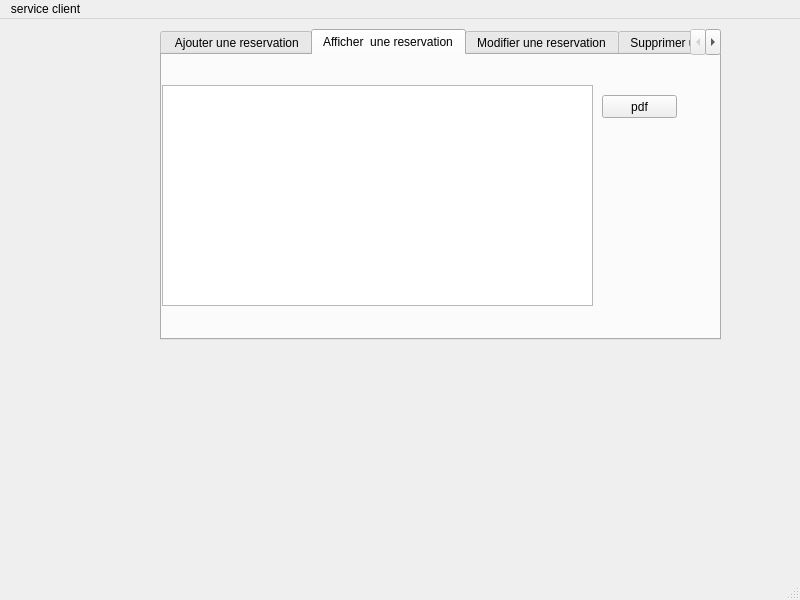
<?xml version="1.0" encoding="UTF-8"?>
<ui version="4.0">
 <class>MainWindow</class>
 <widget class="QMainWindow" name="MainWindow">
  <property name="geometry">
   <rect>
    <x>0</x>
    <y>0</y>
    <width>800</width>
    <height>600</height>
   </rect>
  </property>
  <property name="windowTitle">
   <string>MainWindow</string>
  </property>
  <widget class="QWidget" name="centralwidget">
   <widget class="QStackedWidget" name="stackedWidget">
    <property name="geometry">
     <rect>
      <x>110</x>
      <y>0</y>
      <width>681</width>
      <height>391</height>
     </rect>
    </property>
    <property name="currentIndex">
     <number>1</number>
    </property>
    <widget class="QWidget" name="page">
     <widget class="QPushButton" name="pushButton">
      <property name="geometry">
       <rect>
        <x>210</x>
        <y>50</y>
        <width>171</width>
        <height>81</height>
       </rect>
      </property>
      <property name="text">
       <string>Gestion des Reservations</string>
      </property>
     </widget>
     <widget class="QPushButton" name="pushButton_2">
      <property name="geometry">
       <rect>
        <x>210</x>
        <y>180</y>
        <width>171</width>
        <height>81</height>
       </rect>
      </property>
      <property name="text">
       <string>Gestion des Commandes</string>
      </property>
     </widget>
    </widget>
    <widget class="QWidget" name="page_3">
     <widget class="QTabWidget" name="tabWidget">
      <property name="geometry">
       <rect>
        <x>50</x>
        <y>10</y>
        <width>561</width>
        <height>311</height>
       </rect>
      </property>
      <property name="currentIndex">
       <number>1</number>
      </property>
      <widget class="QWidget" name="tab">
       <attribute name="title">
        <string> Ajouter une reservation</string>
       </attribute>
       <widget class="QGroupBox" name="groupBox">
        <property name="geometry">
         <rect>
          <x>10</x>
          <y>20</y>
          <width>611</width>
          <height>241</height>
         </rect>
        </property>
        <property name="title">
         <string>Ajout</string>
        </property>
        <widget class="QLabel" name="label_8">
         <property name="geometry">
          <rect>
           <x>60</x>
           <y>40</y>
           <width>101</width>
           <height>16</height>
          </rect>
         </property>
         <property name="text">
          <string>entrez l'identifiant </string>
         </property>
        </widget>
        <widget class="QLabel" name="label_9">
         <property name="geometry">
          <rect>
           <x>30</x>
           <y>80</y>
           <width>171</width>
           <height>16</height>
          </rect>
         </property>
         <property name="text">
          <string>entrez le nombre de personnes</string>
         </property>
        </widget>
        <widget class="QLabel" name="label_10">
         <property name="geometry">
          <rect>
           <x>40</x>
           <y>120</y>
           <width>141</width>
           <height>16</height>
          </rect>
         </property>
         <property name="text">
          <string>entrez le numero du client</string>
         </property>
        </widget>
        <widget class="QLabel" name="label_11">
         <property name="geometry">
          <rect>
           <x>30</x>
           <y>160</y>
           <width>161</width>
           <height>16</height>
          </rect>
         </property>
         <property name="text">
          <string>entrez la date de reservation</string>
         </property>
        </widget>
        <widget class="QLineEdit" name="id_r">
         <property name="geometry">
          <rect>
           <x>220</x>
           <y>40</y>
           <width>113</width>
           <height>20</height>
          </rect>
         </property>
        </widget>
        <widget class="QLineEdit" name="nbr_pr">
         <property name="geometry">
          <rect>
           <x>220</x>
           <y>80</y>
           <width>113</width>
           <height>20</height>
          </rect>
         </property>
        </widget>
        <widget class="QLineEdit" name="num_tel">
         <property name="geometry">
          <rect>
           <x>220</x>
           <y>120</y>
           <width>113</width>
           <height>20</height>
          </rect>
         </property>
        </widget>
        <widget class="QDateTimeEdit" name="dat">
         <property name="geometry">
          <rect>
           <x>200</x>
           <y>160</y>
           <width>194</width>
           <height>22</height>
          </rect>
         </property>
        </widget>
        <widget class="QPushButton" name="ajouter1">
         <property name="geometry">
          <rect>
           <x>420</x>
           <y>50</y>
           <width>75</width>
           <height>51</height>
          </rect>
         </property>
         <property name="text">
          <string>Ajouter</string>
         </property>
        </widget>
        <widget class="QPushButton" name="retour1">
         <property name="geometry">
          <rect>
           <x>420</x>
           <y>110</y>
           <width>75</width>
           <height>51</height>
          </rect>
         </property>
         <property name="text">
          <string>retour</string>
         </property>
        </widget>
       </widget>
      </widget>
      <widget class="QWidget" name="tab_2">
       <attribute name="title">
        <string>Afficher  une reservation</string>
       </attribute>
       <widget class="QTableView" name="tab_r">
        <property name="geometry">
         <rect>
          <x>0</x>
          <y>30</y>
          <width>431</width>
          <height>221</height>
         </rect>
        </property>
       </widget>
       <widget class="QPushButton" name="pb_pdf">
        <property name="geometry">
         <rect>
          <x>440</x>
          <y>40</y>
          <width>75</width>
          <height>23</height>
         </rect>
        </property>
        <property name="text">
         <string>pdf</string>
        </property>
       </widget>
      </widget>
      <widget class="QWidget" name="tab_3">
       <attribute name="title">
        <string>Modifier une reservation</string>
       </attribute>
       <widget class="QGroupBox" name="groupBox_4">
        <property name="geometry">
         <rect>
          <x>0</x>
          <y>0</y>
          <width>621</width>
          <height>251</height>
         </rect>
        </property>
        <property name="title">
         <string>Modifier</string>
        </property>
        <widget class="QLabel" name="label_12">
         <property name="geometry">
          <rect>
           <x>60</x>
           <y>60</y>
           <width>141</width>
           <height>21</height>
          </rect>
         </property>
         <property name="text">
          <string>entrez l'identifiant </string>
         </property>
        </widget>
        <widget class="QLabel" name="label_13">
         <property name="geometry">
          <rect>
           <x>30</x>
           <y>110</y>
           <width>151</width>
           <height>16</height>
          </rect>
         </property>
         <property name="text">
          <string>entrez le nombre de personnes</string>
         </property>
        </widget>
        <widget class="QLabel" name="label_19">
         <property name="geometry">
          <rect>
           <x>20</x>
           <y>150</y>
           <width>181</width>
           <height>16</height>
          </rect>
         </property>
         <property name="text">
          <string>entrez le num de telephone du client</string>
         </property>
        </widget>
        <widget class="QLineEdit" name="id_r2">
         <property name="geometry">
          <rect>
           <x>230</x>
           <y>60</y>
           <width>113</width>
           <height>20</height>
          </rect>
         </property>
        </widget>
        <widget class="QLineEdit" name="nbr_pr2">
         <property name="geometry">
          <rect>
           <x>230</x>
           <y>100</y>
           <width>113</width>
           <height>20</height>
          </rect>
         </property>
        </widget>
        <widget class="QLineEdit" name="num_tel2">
         <property name="geometry">
          <rect>
           <x>230</x>
           <y>140</y>
           <width>113</width>
           <height>20</height>
          </rect>
         </property>
        </widget>
        <widget class="QDateTimeEdit" name="dat2">
         <property name="geometry">
          <rect>
           <x>190</x>
           <y>190</y>
           <width>194</width>
           <height>22</height>
          </rect>
         </property>
        </widget>
        <widget class="QLabel" name="label_21">
         <property name="geometry">
          <rect>
           <x>50</x>
           <y>190</y>
           <width>111</width>
           <height>16</height>
          </rect>
         </property>
         <property name="text">
          <string>date de reservation</string>
         </property>
        </widget>
        <widget class="QPushButton" name="modifier1">
         <property name="geometry">
          <rect>
           <x>420</x>
           <y>70</y>
           <width>75</width>
           <height>51</height>
          </rect>
         </property>
         <property name="text">
          <string>Modifier</string>
         </property>
        </widget>
        <widget class="QPushButton" name="retour2">
         <property name="geometry">
          <rect>
           <x>420</x>
           <y>130</y>
           <width>75</width>
           <height>51</height>
          </rect>
         </property>
         <property name="text">
          <string>retour</string>
         </property>
        </widget>
       </widget>
      </widget>
      <widget class="QWidget" name="tab_4">
       <attribute name="title">
        <string>Supprimer une reservation</string>
       </attribute>
       <widget class="QPushButton" name="supprimer1">
        <property name="geometry">
         <rect>
          <x>250</x>
          <y>170</y>
          <width>75</width>
          <height>51</height>
         </rect>
        </property>
        <property name="text">
         <string>supprimer</string>
        </property>
       </widget>
       <widget class="QLabel" name="label_22">
        <property name="geometry">
         <rect>
          <x>130</x>
          <y>60</y>
          <width>321</width>
          <height>20</height>
         </rect>
        </property>
        <property name="text">
         <string>entrez l'identifiant de reservation que vous voulez la supprimer </string>
        </property>
       </widget>
       <widget class="QLineEdit" name="id_r3">
        <property name="geometry">
         <rect>
          <x>230</x>
          <y>100</y>
          <width>113</width>
          <height>20</height>
         </rect>
        </property>
       </widget>
      </widget>
     </widget>
    </widget>
    <widget class="QWidget" name="page_4">
     <widget class="QTabWidget" name="recher_code_2">
      <property name="geometry">
       <rect>
        <x>-10</x>
        <y>30</y>
        <width>621</width>
        <height>361</height>
       </rect>
      </property>
      <property name="currentIndex">
       <number>1</number>
      </property>
      <widget class="QWidget" name="tab_5">
       <attribute name="title">
        <string>Ajouter une commande</string>
       </attribute>
       <widget class="QGroupBox" name="groupBox_2">
        <property name="geometry">
         <rect>
          <x>30</x>
          <y>20</y>
          <width>561</width>
          <height>301</height>
         </rect>
        </property>
        <property name="title">
         <string>Ajout</string>
        </property>
        <widget class="QLabel" name="label">
         <property name="geometry">
          <rect>
           <x>40</x>
           <y>30</y>
           <width>47</width>
           <height>13</height>
          </rect>
         </property>
         <property name="text">
          <string>code</string>
         </property>
        </widget>
        <widget class="QLabel" name="label_2">
         <property name="geometry">
          <rect>
           <x>40</x>
           <y>70</y>
           <width>47</width>
           <height>13</height>
          </rect>
         </property>
         <property name="text">
          <string>prix</string>
         </property>
        </widget>
        <widget class="QLabel" name="label_3">
         <property name="geometry">
          <rect>
           <x>40</x>
           <y>110</y>
           <width>47</width>
           <height>13</height>
          </rect>
         </property>
         <property name="text">
          <string>cp</string>
         </property>
        </widget>
        <widget class="QLabel" name="label_4">
         <property name="geometry">
          <rect>
           <x>40</x>
           <y>150</y>
           <width>47</width>
           <height>13</height>
          </rect>
         </property>
         <property name="text">
          <string>qt</string>
         </property>
        </widget>
        <widget class="QLabel" name="label_5">
         <property name="geometry">
          <rect>
           <x>40</x>
           <y>190</y>
           <width>47</width>
           <height>13</height>
          </rect>
         </property>
         <property name="text">
          <string>num_telc</string>
         </property>
        </widget>
        <widget class="QLabel" name="label_6">
         <property name="geometry">
          <rect>
           <x>40</x>
           <y>230</y>
           <width>47</width>
           <height>13</height>
          </rect>
         </property>
         <property name="text">
          <string>nom</string>
         </property>
        </widget>
        <widget class="QLabel" name="label_7">
         <property name="geometry">
          <rect>
           <x>40</x>
           <y>270</y>
           <width>47</width>
           <height>13</height>
          </rect>
         </property>
         <property name="text">
          <string>datc</string>
         </property>
        </widget>
        <widget class="QLineEdit" name="code">
         <property name="geometry">
          <rect>
           <x>140</x>
           <y>30</y>
           <width>113</width>
           <height>20</height>
          </rect>
         </property>
        </widget>
        <widget class="QLineEdit" name="prix">
         <property name="geometry">
          <rect>
           <x>140</x>
           <y>70</y>
           <width>113</width>
           <height>20</height>
          </rect>
         </property>
        </widget>
        <widget class="QLineEdit" name="cp">
         <property name="geometry">
          <rect>
           <x>140</x>
           <y>110</y>
           <width>113</width>
           <height>20</height>
          </rect>
         </property>
        </widget>
        <widget class="QLineEdit" name="qt">
         <property name="geometry">
          <rect>
           <x>140</x>
           <y>150</y>
           <width>113</width>
           <height>20</height>
          </rect>
         </property>
        </widget>
        <widget class="QLineEdit" name="num_telc">
         <property name="geometry">
          <rect>
           <x>140</x>
           <y>190</y>
           <width>113</width>
           <height>20</height>
          </rect>
         </property>
        </widget>
        <widget class="QLineEdit" name="nom">
         <property name="geometry">
          <rect>
           <x>140</x>
           <y>230</y>
           <width>113</width>
           <height>20</height>
          </rect>
         </property>
        </widget>
        <widget class="QDateTimeEdit" name="datc">
         <property name="geometry">
          <rect>
           <x>130</x>
           <y>270</y>
           <width>194</width>
           <height>22</height>
          </rect>
         </property>
        </widget>
        <widget class="QPushButton" name="ajouter2">
         <property name="geometry">
          <rect>
           <x>350</x>
           <y>80</y>
           <width>75</width>
           <height>23</height>
          </rect>
         </property>
         <property name="text">
          <string>ajouter</string>
         </property>
        </widget>
        <widget class="QPushButton" name="retour3">
         <property name="geometry">
          <rect>
           <x>350</x>
           <y>150</y>
           <width>75</width>
           <height>23</height>
          </rect>
         </property>
         <property name="text">
          <string>retour</string>
         </property>
        </widget>
       </widget>
      </widget>
      <widget class="QWidget" name="tab_6">
       <attribute name="title">
        <string>Afficher une commande</string>
       </attribute>
       <widget class="QTableView" name="tab_c">
        <property name="geometry">
         <rect>
          <x>60</x>
          <y>130</y>
          <width>511</width>
          <height>161</height>
         </rect>
        </property>
       </widget>
       <widget class="QLabel" name="label_18">
        <property name="geometry">
         <rect>
          <x>40</x>
          <y>60</y>
          <width>101</width>
          <height>21</height>
         </rect>
        </property>
        <property name="text">
         <string>trie selon:</string>
        </property>
       </widget>
       <widget class="QRadioButton" name="radioButton">
        <property name="geometry">
         <rect>
          <x>120</x>
          <y>30</y>
          <width>82</width>
          <height>17</height>
         </rect>
        </property>
        <property name="text">
         <string>CODE</string>
        </property>
       </widget>
       <widget class="QRadioButton" name="radioButton_2">
        <property name="geometry">
         <rect>
          <x>120</x>
          <y>60</y>
          <width>82</width>
          <height>17</height>
         </rect>
        </property>
        <property name="text">
         <string>NOM</string>
        </property>
       </widget>
       <widget class="QRadioButton" name="radioButton_3">
        <property name="geometry">
         <rect>
          <x>120</x>
          <y>90</y>
          <width>121</width>
          <height>17</height>
         </rect>
        </property>
        <property name="text">
         <string>QUANTITE</string>
        </property>
       </widget>
       <widget class="QLabel" name="label_26">
        <property name="geometry">
         <rect>
          <x>240</x>
          <y>60</y>
          <width>61</width>
          <height>16</height>
         </rect>
        </property>
        <property name="text">
         <string>recherche: </string>
        </property>
       </widget>
       <widget class="QLineEdit" name="recher_code">
        <property name="geometry">
         <rect>
          <x>380</x>
          <y>30</y>
          <width>113</width>
          <height>20</height>
         </rect>
        </property>
       </widget>
       <widget class="QLineEdit" name="recher_nom">
        <property name="geometry">
         <rect>
          <x>380</x>
          <y>60</y>
          <width>113</width>
          <height>20</height>
         </rect>
        </property>
       </widget>
       <widget class="QLineEdit" name="recher_qt">
        <property name="geometry">
         <rect>
          <x>380</x>
          <y>90</y>
          <width>113</width>
          <height>20</height>
         </rect>
        </property>
       </widget>
       <widget class="QLabel" name="label_28">
        <property name="geometry">
         <rect>
          <x>320</x>
          <y>60</y>
          <width>47</width>
          <height>13</height>
         </rect>
        </property>
        <property name="text">
         <string>nom</string>
        </property>
       </widget>
       <widget class="QLabel" name="label_29">
        <property name="geometry">
         <rect>
          <x>320</x>
          <y>90</y>
          <width>47</width>
          <height>13</height>
         </rect>
        </property>
        <property name="text">
         <string>quantité</string>
        </property>
       </widget>
       <widget class="QPushButton" name="rechercher_code">
        <property name="geometry">
         <rect>
          <x>500</x>
          <y>30</y>
          <width>75</width>
          <height>23</height>
         </rect>
        </property>
        <property name="text">
         <string>rechercher</string>
        </property>
       </widget>
       <widget class="QLabel" name="label_30">
        <property name="geometry">
         <rect>
          <x>320</x>
          <y>30</y>
          <width>47</width>
          <height>13</height>
         </rect>
        </property>
        <property name="text">
         <string>code</string>
        </property>
       </widget>
       <widget class="QPushButton" name="rechercher_nom">
        <property name="geometry">
         <rect>
          <x>500</x>
          <y>60</y>
          <width>75</width>
          <height>23</height>
         </rect>
        </property>
        <property name="text">
         <string>rechercher</string>
        </property>
       </widget>
       <widget class="QPushButton" name="rechercher_qt">
        <property name="geometry">
         <rect>
          <x>500</x>
          <y>90</y>
          <width>75</width>
          <height>23</height>
         </rect>
        </property>
        <property name="text">
         <string>rechercher</string>
        </property>
       </widget>
      </widget>
      <widget class="QWidget" name="tab_7">
       <attribute name="title">
        <string>Supprimer une commande</string>
       </attribute>
       <widget class="QLabel" name="label_14">
        <property name="geometry">
         <rect>
          <x>40</x>
          <y>70</y>
          <width>47</width>
          <height>13</height>
         </rect>
        </property>
        <property name="text">
         <string>code</string>
        </property>
       </widget>
       <widget class="QLineEdit" name="code2">
        <property name="geometry">
         <rect>
          <x>130</x>
          <y>70</y>
          <width>113</width>
          <height>20</height>
         </rect>
        </property>
       </widget>
       <widget class="QPushButton" name="supprimer2">
        <property name="geometry">
         <rect>
          <x>200</x>
          <y>130</y>
          <width>75</width>
          <height>23</height>
         </rect>
        </property>
        <property name="text">
         <string>supprimer</string>
        </property>
       </widget>
       <widget class="QPushButton" name="stat">
        <property name="geometry">
         <rect>
          <x>400</x>
          <y>110</y>
          <width>75</width>
          <height>23</height>
         </rect>
        </property>
        <property name="text">
         <string>PushButton</string>
        </property>
       </widget>
      </widget>
      <widget class="QWidget" name="tab_8">
       <attribute name="title">
        <string>Modifier une commande </string>
       </attribute>
       <widget class="QGroupBox" name="groupBox_3">
        <property name="geometry">
         <rect>
          <x>10</x>
          <y>10</y>
          <width>551</width>
          <height>321</height>
         </rect>
        </property>
        <property name="title">
         <string>Modifier</string>
        </property>
        <widget class="QPushButton" name="modifier2">
         <property name="geometry">
          <rect>
           <x>420</x>
           <y>50</y>
           <width>75</width>
           <height>23</height>
          </rect>
         </property>
         <property name="text">
          <string>modifier</string>
         </property>
        </widget>
        <widget class="QPushButton" name="retour4">
         <property name="geometry">
          <rect>
           <x>420</x>
           <y>110</y>
           <width>75</width>
           <height>23</height>
          </rect>
         </property>
         <property name="text">
          <string>retour</string>
         </property>
        </widget>
        <widget class="QLabel" name="label_15">
         <property name="geometry">
          <rect>
           <x>40</x>
           <y>40</y>
           <width>47</width>
           <height>13</height>
          </rect>
         </property>
         <property name="text">
          <string>code</string>
         </property>
        </widget>
        <widget class="QLabel" name="label_16">
         <property name="geometry">
          <rect>
           <x>40</x>
           <y>80</y>
           <width>47</width>
           <height>13</height>
          </rect>
         </property>
         <property name="text">
          <string>prix</string>
         </property>
        </widget>
        <widget class="QLabel" name="label_17">
         <property name="geometry">
          <rect>
           <x>40</x>
           <y>120</y>
           <width>47</width>
           <height>13</height>
          </rect>
         </property>
         <property name="text">
          <string>cp</string>
         </property>
        </widget>
        <widget class="QLabel" name="label_20">
         <property name="geometry">
          <rect>
           <x>40</x>
           <y>160</y>
           <width>47</width>
           <height>13</height>
          </rect>
         </property>
         <property name="text">
          <string>qt</string>
         </property>
        </widget>
        <widget class="QLabel" name="label_23">
         <property name="geometry">
          <rect>
           <x>40</x>
           <y>200</y>
           <width>47</width>
           <height>13</height>
          </rect>
         </property>
         <property name="text">
          <string>num_telc</string>
         </property>
        </widget>
        <widget class="QLabel" name="label_24">
         <property name="geometry">
          <rect>
           <x>40</x>
           <y>240</y>
           <width>47</width>
           <height>13</height>
          </rect>
         </property>
         <property name="text">
          <string>nom</string>
         </property>
        </widget>
        <widget class="QLabel" name="label_25">
         <property name="geometry">
          <rect>
           <x>40</x>
           <y>280</y>
           <width>47</width>
           <height>13</height>
          </rect>
         </property>
         <property name="text">
          <string>datc</string>
         </property>
        </widget>
        <widget class="QLineEdit" name="code3">
         <property name="geometry">
          <rect>
           <x>120</x>
           <y>40</y>
           <width>113</width>
           <height>20</height>
          </rect>
         </property>
        </widget>
        <widget class="QLineEdit" name="prix3">
         <property name="geometry">
          <rect>
           <x>120</x>
           <y>80</y>
           <width>113</width>
           <height>20</height>
          </rect>
         </property>
        </widget>
        <widget class="QLineEdit" name="cp3">
         <property name="geometry">
          <rect>
           <x>120</x>
           <y>120</y>
           <width>113</width>
           <height>20</height>
          </rect>
         </property>
        </widget>
        <widget class="QLineEdit" name="qt3">
         <property name="geometry">
          <rect>
           <x>120</x>
           <y>160</y>
           <width>113</width>
           <height>20</height>
          </rect>
         </property>
        </widget>
        <widget class="QLineEdit" name="num_telc3">
         <property name="geometry">
          <rect>
           <x>120</x>
           <y>200</y>
           <width>113</width>
           <height>20</height>
          </rect>
         </property>
        </widget>
        <widget class="QLineEdit" name="nom3">
         <property name="geometry">
          <rect>
           <x>120</x>
           <y>240</y>
           <width>113</width>
           <height>20</height>
          </rect>
         </property>
        </widget>
        <widget class="QDateTimeEdit" name="datc3">
         <property name="geometry">
          <rect>
           <x>120</x>
           <y>280</y>
           <width>194</width>
           <height>22</height>
          </rect>
         </property>
        </widget>
       </widget>
      </widget>
     </widget>
    </widget>
    <widget class="QWidget" name="page_2"/>
   </widget>
  </widget>
  <widget class="QMenuBar" name="menubar">
   <property name="geometry">
    <rect>
     <x>0</x>
     <y>0</y>
     <width>800</width>
     <height>21</height>
    </rect>
   </property>
   <widget class="QMenu" name="menuservice_client">
    <property name="title">
     <string>service client</string>
    </property>
   </widget>
   <addaction name="menuservice_client"/>
  </widget>
  <widget class="QStatusBar" name="statusbar"/>
 </widget>
 <resources/>
 <connections/>
</ui>
